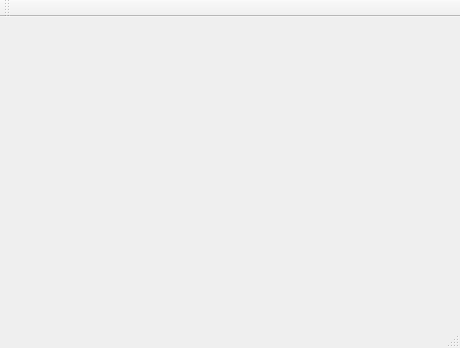
<?xml version="1.0" encoding="UTF-8"?>
<ui version="4.0">
 <class>MainWindow</class>
 <widget class="QMainWindow" name="MainWindow">
  <property name="geometry">
   <rect>
    <x>0</x>
    <y>0</y>
    <width>460</width>
    <height>348</height>
   </rect>
  </property>
  <property name="windowTitle">
   <string>MainWindow</string>
  </property>
  <property name="toolButtonStyle">
   <enum>Qt::ToolButtonTextUnderIcon</enum>
  </property>
  <widget class="QWidget" name="centralwidget"/>
  <widget class="QMenuBar" name="menubar">
   <property name="geometry">
    <rect>
     <x>0</x>
     <y>0</y>
     <width>460</width>
     <height>24</height>
    </rect>
   </property>
  </widget>
  <widget class="QToolBar" name="toolBar">
   <property name="windowTitle">
    <string>toolBar</string>
   </property>
   <attribute name="toolBarArea">
    <enum>TopToolBarArea</enum>
   </attribute>
   <attribute name="toolBarBreak">
    <bool>false</bool>
   </attribute>
  </widget>
  <widget class="QStatusBar" name="statusBar"/>
 </widget>
 <resources/>
 <connections/>
</ui>
